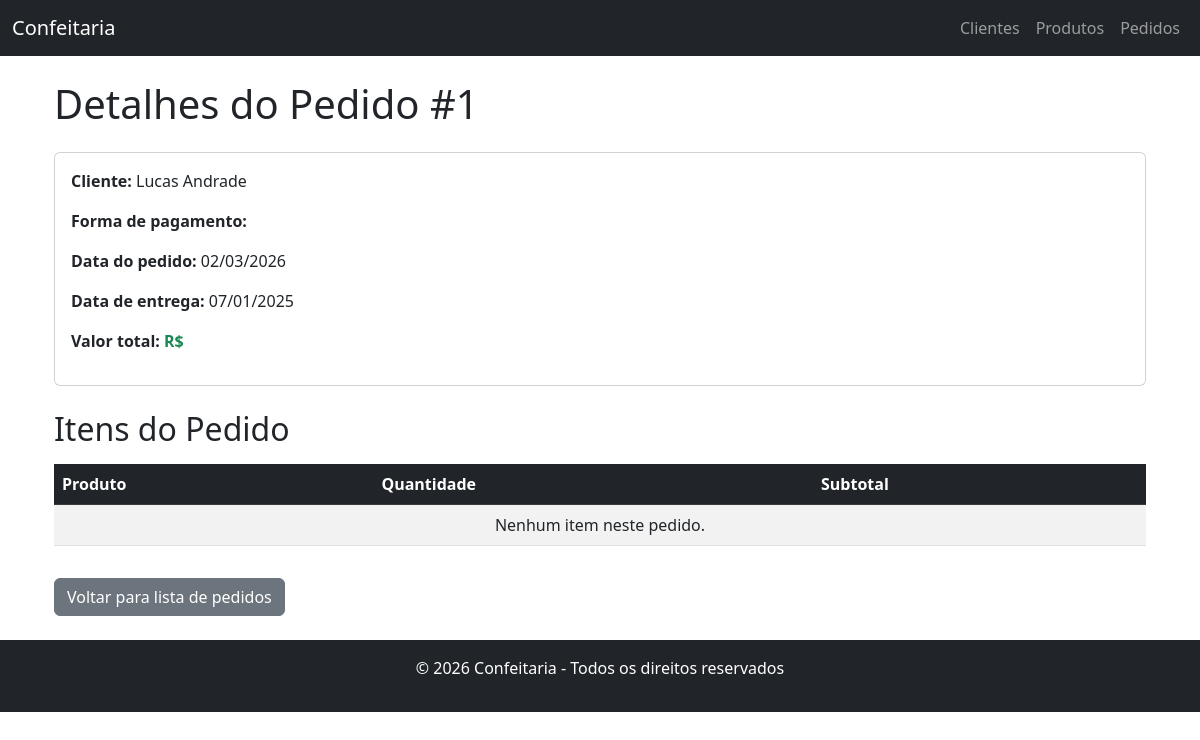
The app's page /pedidos/pedido/1/ with its own data.
### pedidos/models.py (models this page shows, shortened)
class Pedido(models.Model):
    cliente = models.ForeignKey(Cliente, on_delete=models.CASCADE, related_name='pedidos')
    produto = models.ForeignKey(Produto, on_delete=models.CASCADE, related_name='pedidos')
    quantidade = models.PositiveIntegerField(default=1)
    forma_pagamento = models.CharField(max_length=30)
    data_pedido = models.DateTimeField(auto_now_add=True)
    data_entrega = models.DateField()

### clientes/models.py (models this page shows, shortened)
class Cliente(models.Model):
    nome = models.CharField(max_length=100)
    cpf = models.CharField(max_length=11, unique=True, blank=True, null=True)
    telefone = models.CharField(max_length=20)
    email = models.EmailField(unique=True)

### pedidos/views.py (the view)
# urls.py: path('pedido/<int:pk>/', PedidoDetailView.as_view(), name='detalhe_pedido'),
class PedidoDetailView(DetailView):
    model = Pedido
    template_name = 'pedidos/detalhe_pedido.html'

### templates/pedidos/detalhe_pedido.html
{% extends "base.html" %}
{% block content %}
<div class="container mt-4">
    <h1 class="mb-4">Detalhes do Pedido #{{ pedido.id }}</h1>
    <div class="card mb-4">
        <div class="card-body">
            <p><strong>Cliente:</strong> {{ pedido.cliente.nome }}</p>
            <p><strong>Forma de pagamento:</strong> {{ pedido.get_forma_pagamento_display }}</p>
            <p><strong>Data do pedido:</strong> {{ pedido.data_pedido|date:"d/m/Y" }}</p>
            <p><strong>Data de entrega:</strong> {{ pedido.data_entrega|date:"d/m/Y" }}</p>
            <p><strong>Valor total:</strong> <span class="fw-bold text-success">R$ {{ pedido.valor_total }}</span></p>
        </div>
    </div>
    <h2 class="mb-3">Itens do Pedido</h2>
    <table class="table table-striped table-hover">
        <thead class="table-dark">
            <tr>
                <th>Produto</th>
                <th>Quantidade</th>
                <th>Subtotal</th>
            </tr>
        </thead>
        <tbody>
            {% for item in pedido.itens.all %}
            <tr>
                <td>{{ item.produto.nome }}</td>
                <td>{{ item.quantidade }}</td>
                <td>R$ {{ item.subtotal }}</td>
            </tr>
            {% empty %}
            <tr>
                <td colspan="3" class="text-center">Nenhum item neste pedido.</td>
            </tr>
            {% endfor %}
        </tbody>
    </table>
    <a href="{% url 'lista_pedidos' %}" class="btn btn-secondary mt-3">Voltar para lista de pedidos</a>
</div>
{% endblock %}

### records on screen
Pedido: id "1", cliente.nome "Lucas Andrade", data_pedido "02/03/2026", data_entrega "07/01/2025"

### other values on screen
{{ year|default:"2026" }} "2026"
